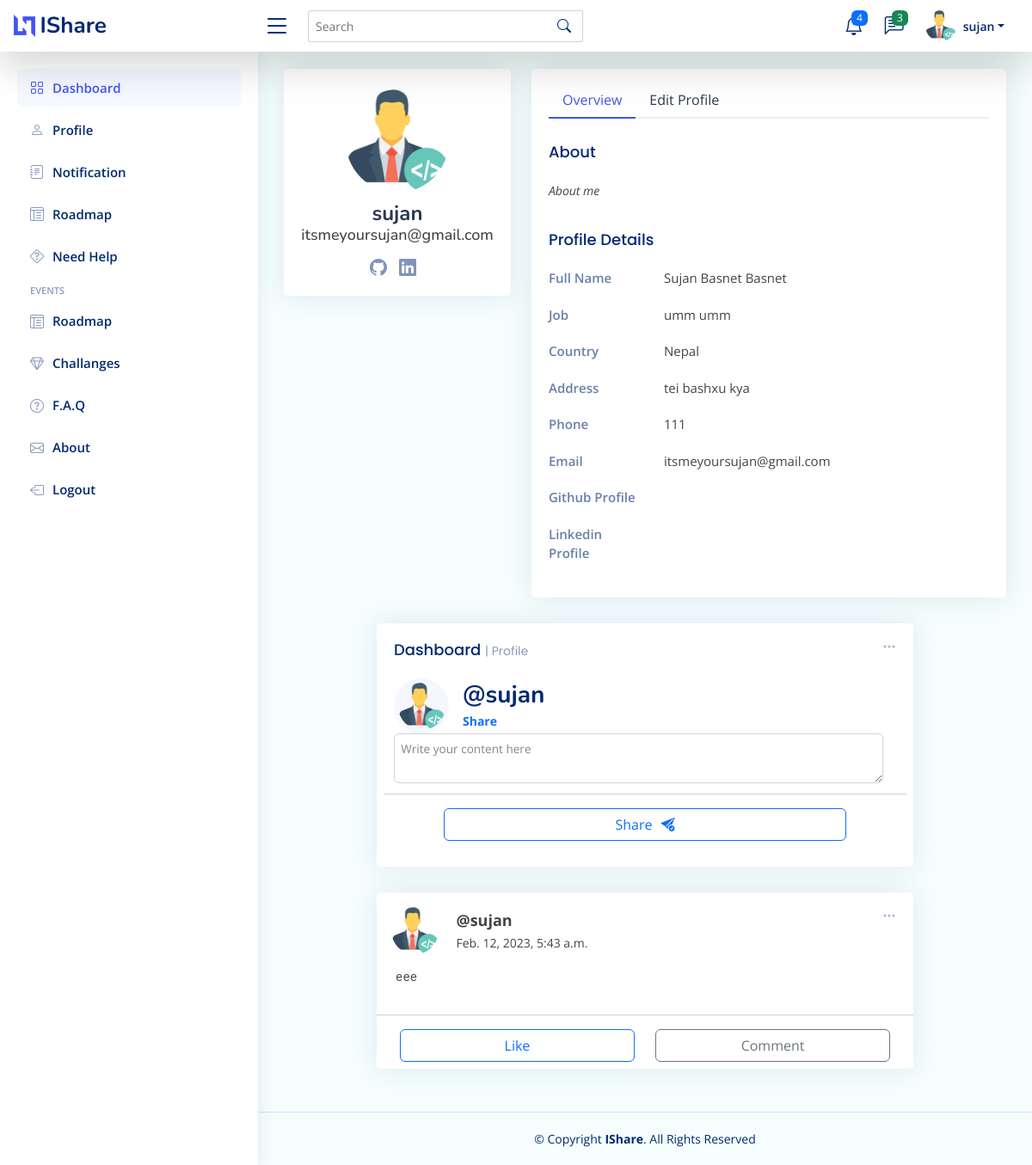
Page /profile/ (signed in) on the committed database.
### App/models.py (models this page shows, shortened)
class UserDetail(models.Model):
    username = models.ForeignKey(User, on_delete=models.CASCADE)
    about = models.TextField(null=True, blank=True)
    job = models.CharField(max_length=300, null=True, blank=True)
    address = models.CharField(max_length=300, null=True, blank=True)
    phone = models.CharField(max_length=20, null=True, blank=True)
    instaProfile = models.CharField(max_length=300, null=True, blank=True)
    githubProfile = models.CharField(max_length=300, null=True, blank=True)
    linkedinProfile = models.CharField(max_length=300, null=True, blank=True)

class Post(models.Model):
    username = models.ForeignKey(User, on_delete=models.CASCADE)
    createdTime = models.DateTimeField(
        auto_now_add=True, auto_now=False, blank=False)
    modifyTime = models.DateTimeField(
        auto_now_add=False, auto_now=True, blank=False)
    postData = models.TextField(null=False, blank=False)

### App/views.py (the view, shortened to what this page needs)
# urls.py: path('profile/', views.profile, name='profile'),
@login_required(login_url='login')
def profile(request):
    context = {}
    user = User.objects.get(id=request.user.id)
    try:
        data = UserDetail.objects.get(username=request.user.id)
    except UserDetail.DoesNotExist:
        data = {}
        if request.method == "POST":
            username = request.POST.get('username')
            about = request.POST.get('about')
            job = request.POST.get('job')
            address = request.POST.get('address')
            phone = request.POST.get('phone')
            githubProfile = request.POST.get('githubProfile')
            linkedinProfile = request.POST.get('linkedinProfile')
            data = UserDetail(username=request.user, about=about, job=job, address=address, phone=phone,
                              githubProfile=githubProfile, linkedinProfile=linkedinProfile)
            data.save()
            user.first_name = username
            user.save()
    newpost = Post.objects.filter(
        username=request.user.id).order_by('-createdTime')
    context = {
        'data': data,
        'newpost': newpost
    }
    return render(request, 'App/profile.html', context)

### App/templates/App/profile.html (shortened to what this page needs)
{% extends 'App/dashboard.html' %} {% load static %} {% block body %} {% load socialaccount %}
<section class="section profile">
	<div class="row">
		<div class="col-xl-4">
			<div class="card">
				<div class="card-body profile-card pt-4 d-flex flex-column align-items-center">
					<img src="{%static 'assets/img/default_profile_pic.png' %}" alt="Profile" class="rounded-circle" />
					<h2>{{user.username}}</h2>
					<h3>{{user.email}}</h3>
					<div class="social-links mt-2">
						<a href="{{data.githubProfile}}" class="twitter" target="_blank"><i class="bi bi-github"></i></a>
						<a href="{{data.linkedinProfile}}" class="linkedin" target="_blank"><i class="bi bi-linkedin"></i></a>
					</div>
				</div>
			</div>
		</div>
		<div class="col-xl-8">
			<div class="card">
				<div class="card-body pt-3">
					<ul class="nav nav-tabs nav-tabs-bordered">
						<li class="nav-item">
							<button class="nav-link active" data-bs-toggle="tab" data-bs-target="#profile-overview">Overview</button>
						</li>
						<li class="nav-item">
							<button class="nav-link" data-bs-toggle="tab" data-bs-target="#profile-edit">Edit Profile</button>
						</li>
					</ul>
					<div class="tab-content pt-2">
						<div class="tab-pane fade show active profile-overview" id="profile-overview">
							<h5 class="card-title">About</h5>
							<p class="small fst-italic">{{data.about}}</p>
							<h5 class="card-title">Profile Details</h5>
							<div class="row">
								<div class="col-lg-3 col-md-4 label">Full Name</div>
								<div class="col-lg-9 col-md-8">{{user.first_name}}&nbsp{{user.last_name}}</div>
							</div>
							<div class="row">
								<div class="col-lg-3 col-md-4 label">Job</div>
								<div class="col-lg-9 col-md-8">{{data.job}}</div>
							</div>
							<div class="row">
								<div class="col-lg-3 col-md-4 label">Country</div>
								<div class="col-lg-9 col-md-8">Nepal</div>
							</div>
							<div class="row">
								<div class="col-lg-3 col-md-4 label">Address</div>
								<div class="col-lg-9 col-md-8">{{data.address}}</div>
							</div>
							<div class="row">
								<div class="col-lg-3 col-md-4 label">Phone</div>
								<div class="col-lg-9 col-md-8">{{data.phone}}</div>
							</div>
							<div class="row">
								<div class="col-lg-3 col-md-4 label">Email</div>
								<div class="col-lg-9 col-md-8">{{user.email}}</div>
							</div>
							<div class="row">
								<div class="col-lg-3 col-md-4 label">Github Profile</div>
								<div class="col-lg-9 col-md-8">{{data.githubProfile}}</div>
							</div>
							<div class="row">
								<div class="col-lg-3 col-md-4 label">Linkedin Profile</div>
								<div class="col-lg-9 col-md-8">{{data.linkedinProfile}}</div>
							</div>
						</div>
					</div>
				</div>
			</div>
		</div>
	</div>
</section>
<section class="section dashboard">
	<div class="row d-flex justify-content-center">
		<div class="col-lg-9">
			<div class="row">
				<div class="col-12">
					<div class="card info-card sales-card">
						<div class="filter">
							<a class="icon" href="#" data-bs-toggle="dropdown"><i class="bi bi-three-dots"></i></a>
						</div>
						<div class="card-body">
							<form method="post">
								<h5 class="card-title">Dashboard <span>| Profile</span></h5>
								<div class="d-flex align-items-center">
									<div class="card-icon rounded-circle d-flex align-items-center justify-content-center"><img src="{%static 'assets/img/default_profile_pic.png' %}" style="border-radius: 50%; width: 55px; height: 55px" /></div>
									<div class="ps-3">
										<h6>@{{request.user}}</h6>
										<span class="text-primary small pt-1 fw-bold">Share</span>
									</div>
								</div>
								<div class="row">
									<div class="form-floating" style="padding-right: 27px; padding-bottom: 12px; padding-left: 2%">
										<textarea class="form-control" id="floatingTextarea" name="newpost" required></textarea>
										<label for="floatingTextarea">&nbsp&nbspWrite your content here</label>
									</div>
									<hr />
									<div class="col-12 d-flex justify-content-center">
										<button class="btn btn-outline-primary" style="width: 80%" type="submit">Share<i class="bi bi-send-check-fill" style="padding-left: 10px"></i></button>
									</div>
								</div>
							</form>
						</div>
					</div>
				</div>
				<div class="col-12">
					{% for i in newpost %}
					<div class="card">
						<div class="filter rounded">
							<a class="icon" href="#" data-bs-toggle="dropdown"><i class="bi bi-three-dots"></i></a>
						</div>
						<div class="d-flex align-items-center" style="padding: 2%">
							<div class="card-icon rounded-circle d-flex align-items-center justify-content-center">
								<img src="{%static 'assets/img/default_profile_pic.png'  %}" style="border-radius: 50%; width: 55px; height: 55px" />
							</div>
							<div class="ps-3">
								<strong style="font-size: 18px">@{{i.username}}</strong><br />
								<small style="margin-top: -7px">{{i.createdTime}}</small>
							</div>
						</div>
						<div class="album-content">
							<pre style="width: 95%; padding-left: 22px; white-space: pre-wrap; white-space: -moz-pre-wrap; white-space: -pre-wrap; white-space: -o-pre-wrap; word-wrap: break-word">{{i.postData}}</pre>
						</div>
						<hr />
						<div class="row pb-2 d-flex justify-content-evenly">
							<div class="col" style="padding-left: 6%">
								<button type="button" class="btn btn-outline-primary" style="width: 100%" data-bs-toggle="button">Like</button>
							</div>
							<div class="col" style="padding-right: 6%">
								<button type="button" style="width: 100%" class="btn btn-outline-secondary">Comment</button>
							</div>
						</div>
					</div>
					{% endfor %}
				</div>
			</div>
		</div>
	</div>
</section>
{% endblock %}

### App/templates/App/dashboard.html (shortened to what this page needs)
{% load static %}
<!DOCTYPE html>
<html lang="en">
	<head>
		<link href="{% static 'assets/vendor/bootstrap/css/bootstrap.min.css'%}" rel="stylesheet" />
		<link href="{% static 'assets/vendor/bootstrap-icons/bootstrap-icons.css'%}" rel="stylesheet" />
		<link href="{% static 'assets/vendor/boxicons/css/boxicons.min.css'%}" rel="stylesheet" />
		<link href="{% static 'assets/vendor/quill/quill.snow.css'%}" rel="stylesheet" />
		<link href="{% static 'assets/vendor/quill/quill.bubble.css'%}" rel="stylesheet" />
		<link href="{% static 'assets/vendor/remixicon/remixicon.css'%}" rel="stylesheet" />
		<link href="{% static 'assets/vendor/simple-datatables/style.css'%}" rel="stylesheet" />
		<link href="{% static 'assets/css/dashboard.css' %}" rel="stylesheet" />
	</head>
	<body>
		<header id="header" class="header fixed-top d-flex align-items-center shadow-lg p-3 mb-5 bg-body">
			<div class="d-flex align-items-center justify-content-between">
				<a href="/" class="logo d-flex align-items-center">
					<img src="{% static 'assets/img/logo.png'%}" alt="" />
					<span class="d-none d-lg-block">IShare</span>
				</a>
				<i class="bi bi-list toggle-sidebar-btn"></i>
			</div>
			<div class="search-bar">
				<form class="search-form d-flex align-items-center" method="POST" action="#">
					<input type="text" name="query" placeholder="Search" title="Enter search keyword" />
					<button type="submit" title="Search" class="rounded"><i class="bi bi-search"></i></button>
				</form>
			</div>
			<nav class="header-nav ms-auto">
				<ul class="d-flex align-items-center">
					<li class="nav-item dropdown">
						<a class="nav-link nav-icon" href="#" data-bs-toggle="dropdown">
							<i class="bi bi-bell"></i>
							<span class="badge bg-primary badge-number">4</span> </a
						>
					</li>
					<li class="nav-item dropdown">
						<a class="nav-link nav-icon" href="#" data-bs-toggle="dropdown">
							<i class="bi bi-chat-left-text"></i>
							<span class="badge bg-success badge-number">3</span> </a
						>
					</li>
					<li class="nav-item dropdown pe-3">
						<a class="nav-link nav-profile d-flex align-items-center pe-0" href="#" data-bs-toggle="dropdown">
							<img src="{% static 'assets/img/default_profile_pic.png'%}" alt="Profile" class="rounded-circle" />
							<span class="d-none d-md-block dropdown-toggle ps-2">{{request.user}}</span> </a
						>
					</li>
				</ul>
			</nav>
		</header>
		<aside id="sidebar" class="sidebar">
			<ul class="sidebar-nav" id="sidebar-nav">
				<li class="nav-item">
					<a class="nav-link" href="/">
						<i class="bi bi-grid"></i>
						<span>Dashboard</span>
					</a>
				</li>
				<li class="nav-item">
					<a class="nav-link collapsed" href="{% url 'profile' %}">
						<i class="bi bi-person"></i>
						<span>Profile</span>
					</a>
				</li>
				<li class="nav-item">
					<a class="nav-link collapsed" href="{% url 'notification' %}"> <i class="bi bi-journal-text"></i><span>Notification</span></a>
				</li>
				<li class="nav-item">
					<a class="nav-link collapsed" href="{% url 'roadmap' %}"> <i class="bi bi-layout-text-window-reverse"></i><span>Roadmap</span></a>
				</li>
				<li class="nav-item">
					<a class="nav-link collapsed" href="{% url 'help' %}">
						<i class="bi bi-question-diamond"></i>
						<span>Need Help</span>
					</a>
				</li>
				<li class="nav-heading">Events</li>
				<li class="nav-item">
					<a class="nav-link collapsed" href="{% url 'roadmap' %}"> <i class="bi bi-layout-text-window-reverse"></i><span>Roadmap</span></a>
				</li>
				<li class="nav-item">
					<a class="nav-link collapsed" href="{% url 'challange' %}">
						<i class="bi bi-gem"></i>
						<span>Challanges</span>
					</a>
				</li>
				<li class="nav-item">
					<a class="nav-link collapsed" href="{% url 'frequently' %}">
						<i class="bi bi-question-circle"></i>
						<span>F.A.Q</span>
					</a>
				</li>
				<li class="nav-item">
					<a class="nav-link collapsed" href="{% url 'about' %}">
						<i class="bi bi-envelope"></i>
						<span>About</span>
					</a>
				</li>
				<li class="nav-item">
					<a class="nav-link collapsed" href="{% url 'logout' %}">
						<i class="bi bi-box-arrow-left"></i>
						<span>Logout</span>
					</a>
				</li>
			</ul>
		</aside>
		<main id="main" class="main">
			{% block body %} {% include 'App/post.html' %} {% endblock %}
		</main>
		<footer id="footer" class="footer">
			<div class="copyright">
				&copy; Copyright <strong><span>IShare</span></strong
				>. All Rights Reserved
			</div>
		</footer>
	</body>
</html>

### rows in the picture
UserDetail: about "About me", job "umm umm", address "tei bashxu kya", phone "111"
Post: username "sujan", createdTime "Feb. 12, 2023, 5:43 a.m.", postData "eee"

### other values in the picture
{{ request.user }} "sujan"
{{ user.username }} "sujan"
{{ user.email }} "itsmeyoursujan@gmail.com"
{{ user.first_name }} "Sujan Basnet"
{{ user.last_name }} "Basnet"
